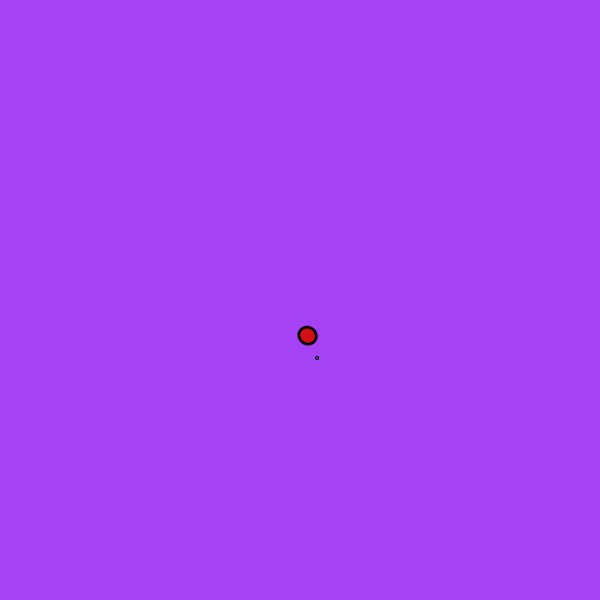
Frame 1 (no input)
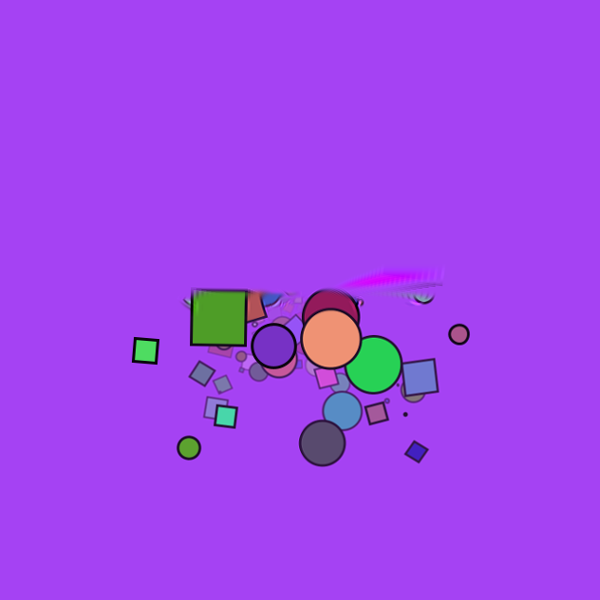
Frame 60 (the mouse pressed at the canvas centre just before this capture)
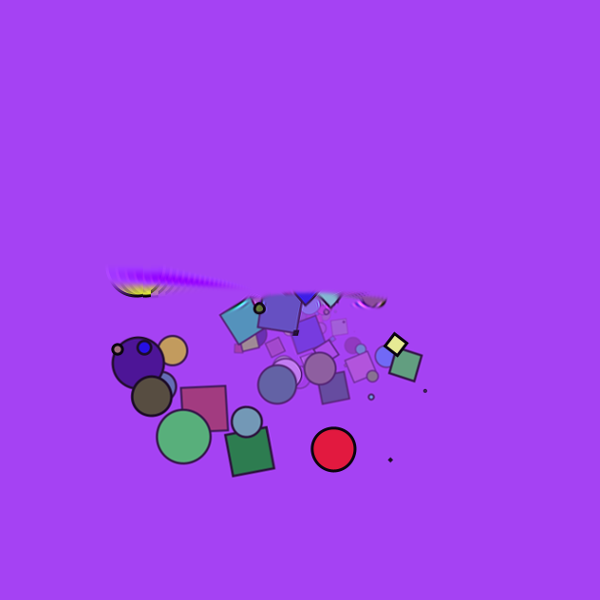
Frame 120 (the mouse held since frame 60 and released just before this capture)

The Processing sketch that drew these frames (run headless with seeded random() and noise(); from frame 60 on, the mouse is pressed at the canvas centre):

// Processing sketch: processing_2233
// ── processing_2233.pde

color bgcolor = #000000;
int direction = 1;

void setup()
{
  size(600, 600);
  bgcolor = rcolor();
  background(bgcolor);
  smooth();
  strokeWeight(3);
}

void draw()
{
  if (random(1000) < 5)
  {
    bgcolor=rcolor();
    background(bgcolor);
    direction = int(random(2));
  }
  
    
  for (int i = 0; i < 5; i++)
  {
    pushMatrix();
    translate(width/2, height/2);
    float y = height/3 - random(height/1.5);
    float x = width/3 - random(width/1.5);
    translate(x, y);
    rotate(radians(random(360)));
    stroke(0,0,0);
    fill(rcolor());
    float r = random(height/8);
    if (random(5) < 3)
      ellipse(0,0,r,r);
    else
      rect(0, 0, r, r);
    popMatrix();
  }
  noStroke();
  fill(bgcolor, 15);
  rect(0,0, width, height);
  if (direction == 0)
  {
    copy(15, 15, width-30, height-30, 0, 0, width, height);
  }
  else 
 { 
    copy(0, 0, width, height,15, 15, width-30, height-30);
    fill(bgcolor);
    rect(0,0,width,15);
    rect(0,height-15, width, height);
    rect(0,0,15,height);
    rect(width-15,0, width, height);
 }
}

void keyPressed()
{
  direction =  direction == 0 ? 1 : 0;
  background(bgcolor);
}

color rcolor()
{
  return color(random(256), random(256), random(256));
}
